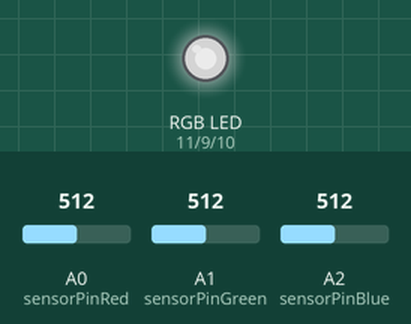
The sketch below on a simulated Arduino Uno, built with avr-gcc and run on an emulated ATmega328P. On the bench: an RGB LED mixed from three pins (HIGH = lit). The inputs (shaded band) are chosen by the test bench; at power-on: A0 (sensorPinRed) = 512, A1 (sensorPinGreen) = 512, A2 (sensorPinBlue) = 512. Dim RGB values are drawn brighter than linear; what the sketch prints to the serial monitor is not drawn.

Above: at 1.5 s.
1.6 s: A0 (sensorPinRed) set to 716
At 4.2 s:
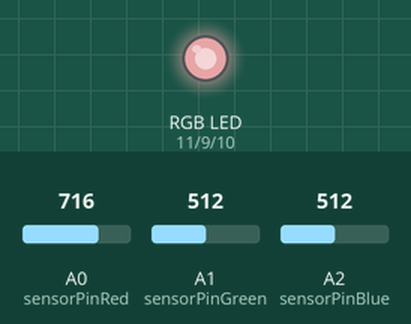
4.5 s: A1 (sensorPinGreen) set to 716
At 6.0 s:
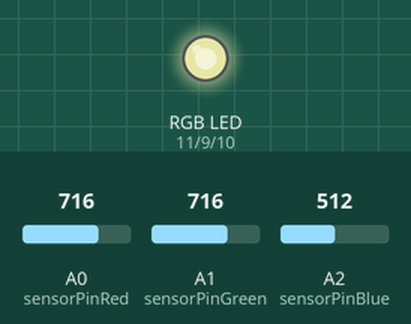
6.7 s: A2 (sensorPinBlue) set to 716
At 8.7 s:
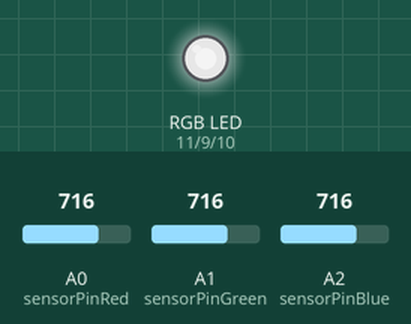
9.0 s: A0 (sensorPinRed) set to 900
At 10.6 s:
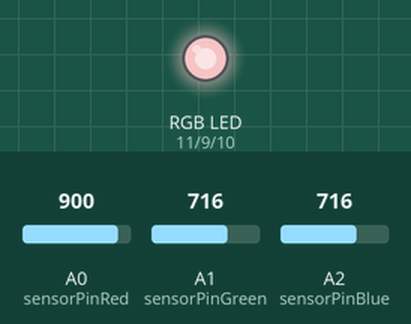
11.3 s: A1 (sensorPinGreen) set to 900
At 12.4 s:
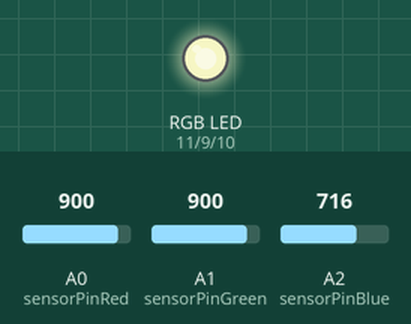
13.5 s: A2 (sensorPinBlue) set to 900
At 15.3 s:
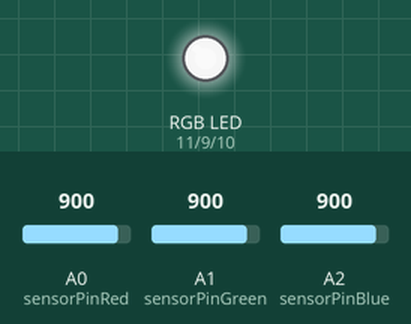
Timing chart, 0 to 16.8 s (numbered marks = the images above; inputs shaded):
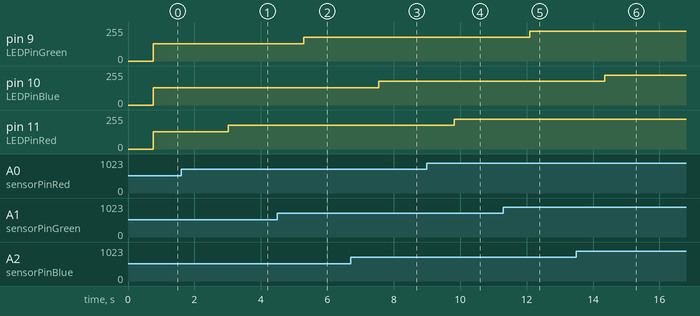

Measured:
- after the input at 1.6 s, pin 11 (LEDPinRed): 128/255 → 179/255 after 1.4 s
- after the input at 4.5 s, pin 9 (LEDPinGreen): 128/255 → 179/255 after 0.79 s
- after the input at 6.7 s, pin 10 (LEDPinBlue): 128/255 → 179/255 after 0.86 s
- after the input at 9.0 s, pin 11 (LEDPinRed): 179/255 → 225/255 after 0.82 s
- after the input at 11.3 s, pin 9 (LEDPinGreen): 179/255 → 225/255 after 0.79 s
- after the input at 13.5 s, pin 10 (LEDPinBlue): 179/255 → 225/255 after 0.86 s

The sketch:

Task4.ino
```cpp
void setup()
{
  Serial.begin(9600);

  const int LEDPinRed = 11;
  const int LEDPinGreen = 9;
  const int LEDPinBlue = 10;

  //assign output pins
  pinMode(LEDPinRed,OUTPUT);
  pinMode(LEDPinGreen,OUTPUT);
  pinMode(LEDPinBlue,OUTPUT);
}

void loop()
{
  int redValue = 0;
  int greenValue = 0;
  int blueValue = 0;

  //assign pin numbers
  const int sensorPinRed = A0;
  const int sensorPinGreen = A1;
  const int sensorPinBlue = A2;

  const int LEDPinRed = 11;
  const int LEDPinGreen = 9;
  const int LEDPinBlue = 10;

  //declare sensor values
  int sensorValRed = 0;
  int sensorValGreen = 0;
  int sensorValBlue = 0;

  //read photo resister sensors values
  sensorValRed = analogRead(sensorPinRed);
  delay(250);
  sensorValGreen = analogRead(sensorPinGreen);
  delay(250);
  sensorValBlue = analogRead(sensorPinBlue);
  delay(250);

  //printout sensor values
  Serial.print("Red sensor value: ");
  Serial.print(sensorValRed);
  Serial.print("\t Green sensor value: ");
  Serial.print(sensorValGreen);
  Serial.print("\t Blue sensor value: ");
  Serial.print(sensorValBlue);

  redValue = sensorValRed/4;
  greenValue = sensorValGreen/4;
  blueValue = sensorValBlue/4;

  analogWrite(LEDPinRed, redValue);
  analogWrite(LEDPinGreen, greenValue);
  analogWrite(LEDPinBlue, blueValue);
}
```
